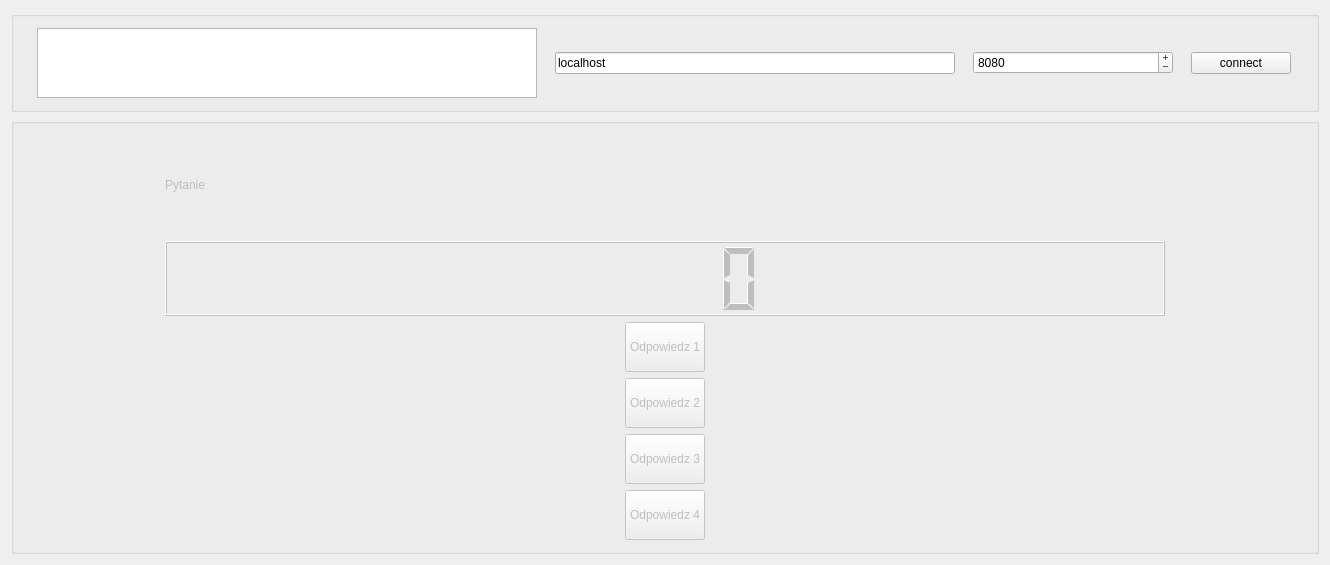
<?xml version="1.0" encoding="UTF-8"?>
<ui version="4.0">
 <class>MyWidget</class>
 <widget class="QWidget" name="MyWidget">
  <property name="geometry">
   <rect>
    <x>0</x>
    <y>0</y>
    <width>1330</width>
    <height>565</height>
   </rect>
  </property>
  <property name="windowTitle">
   <string>Simple TCP client</string>
  </property>
  <layout class="QVBoxLayout" name="verticalLayout">
   <item>
    <widget class="QGroupBox" name="connectGroup">
     <property name="title">
      <string/>
     </property>
     <layout class="QHBoxLayout" name="horizontalLayout">
      <item alignment="Qt::AlignTop">
       <widget class="QTextEdit" name="msgsTextEdit">
        <property name="maximumSize">
         <size>
          <width>500</width>
          <height>100</height>
         </size>
        </property>
       </widget>
      </item>
      <item>
       <widget class="QLineEdit" name="hostLineEdit">
        <property name="maximumSize">
         <size>
          <width>400</width>
          <height>16777215</height>
         </size>
        </property>
        <property name="text">
         <string>localhost</string>
        </property>
       </widget>
      </item>
      <item>
       <widget class="QSpinBox" name="portSpinBox">
        <property name="maximumSize">
         <size>
          <width>200</width>
          <height>16777215</height>
         </size>
        </property>
        <property name="buttonSymbols">
         <enum>QAbstractSpinBox::PlusMinus</enum>
        </property>
        <property name="minimum">
         <number>1</number>
        </property>
        <property name="maximum">
         <number>65535</number>
        </property>
        <property name="value">
         <number>8080</number>
        </property>
       </widget>
      </item>
      <item>
       <widget class="QPushButton" name="conectBtn">
        <property name="maximumSize">
         <size>
          <width>100</width>
          <height>16777215</height>
         </size>
        </property>
        <property name="text">
         <string>connect</string>
        </property>
       </widget>
      </item>
     </layout>
    </widget>
   </item>
   <item>
    <widget class="QGroupBox" name="talkGroup">
     <property name="enabled">
      <bool>false</bool>
     </property>
     <property name="title">
      <string/>
     </property>
     <layout class="QGridLayout" name="gridLayout">
      <item row="7" column="0" alignment="Qt::AlignHCenter">
       <widget class="QPushButton" name="fourthBtn">
        <property name="sizePolicy">
         <sizepolicy hsizetype="Expanding" vsizetype="Expanding">
          <horstretch>0</horstretch>
          <verstretch>0</verstretch>
         </sizepolicy>
        </property>
        <property name="maximumSize">
         <size>
          <width>300</width>
          <height>50</height>
         </size>
        </property>
        <property name="text">
         <string>Odpowiedz 4</string>
        </property>
       </widget>
      </item>
      <item row="0" column="0">
       <widget class="QLabel" name="questionLabel">
        <property name="sizePolicy">
         <sizepolicy hsizetype="Expanding" vsizetype="Expanding">
          <horstretch>0</horstretch>
          <verstretch>0</verstretch>
         </sizepolicy>
        </property>
        <property name="maximumSize">
         <size>
          <width>1000</width>
          <height>100</height>
         </size>
        </property>
        <property name="text">
         <string>Pytanie</string>
        </property>
       </widget>
      </item>
      <item row="3" column="0" alignment="Qt::AlignHCenter">
       <widget class="QPushButton" name="firstBtn">
        <property name="sizePolicy">
         <sizepolicy hsizetype="Expanding" vsizetype="Expanding">
          <horstretch>0</horstretch>
          <verstretch>0</verstretch>
         </sizepolicy>
        </property>
        <property name="maximumSize">
         <size>
          <width>300</width>
          <height>50</height>
         </size>
        </property>
        <property name="text">
         <string>Odpowiedz 1</string>
        </property>
       </widget>
      </item>
      <item row="6" column="0" alignment="Qt::AlignHCenter">
       <widget class="QPushButton" name="thirdBtn">
        <property name="sizePolicy">
         <sizepolicy hsizetype="Expanding" vsizetype="Expanding">
          <horstretch>0</horstretch>
          <verstretch>0</verstretch>
         </sizepolicy>
        </property>
        <property name="maximumSize">
         <size>
          <width>300</width>
          <height>50</height>
         </size>
        </property>
        <property name="text">
         <string>Odpowiedz 3</string>
        </property>
       </widget>
      </item>
      <item row="4" column="0" alignment="Qt::AlignHCenter">
       <widget class="QPushButton" name="secondBtn">
        <property name="sizePolicy">
         <sizepolicy hsizetype="Expanding" vsizetype="Expanding">
          <horstretch>0</horstretch>
          <verstretch>0</verstretch>
         </sizepolicy>
        </property>
        <property name="maximumSize">
         <size>
          <width>300</width>
          <height>50</height>
         </size>
        </property>
        <property name="text">
         <string>Odpowiedz 2</string>
        </property>
       </widget>
      </item>
      <item row="1" column="0">
       <widget class="QLCDNumber" name="lcdNumber"/>
      </item>
     </layout>
    </widget>
   </item>
  </layout>
 </widget>
 <layoutdefault spacing="6" margin="11"/>
 <tabstops>
  <tabstop>portSpinBox</tabstop>
  <tabstop>hostLineEdit</tabstop>
  <tabstop>conectBtn</tabstop>
 </tabstops>
 <resources/>
 <connections/>
</ui>
